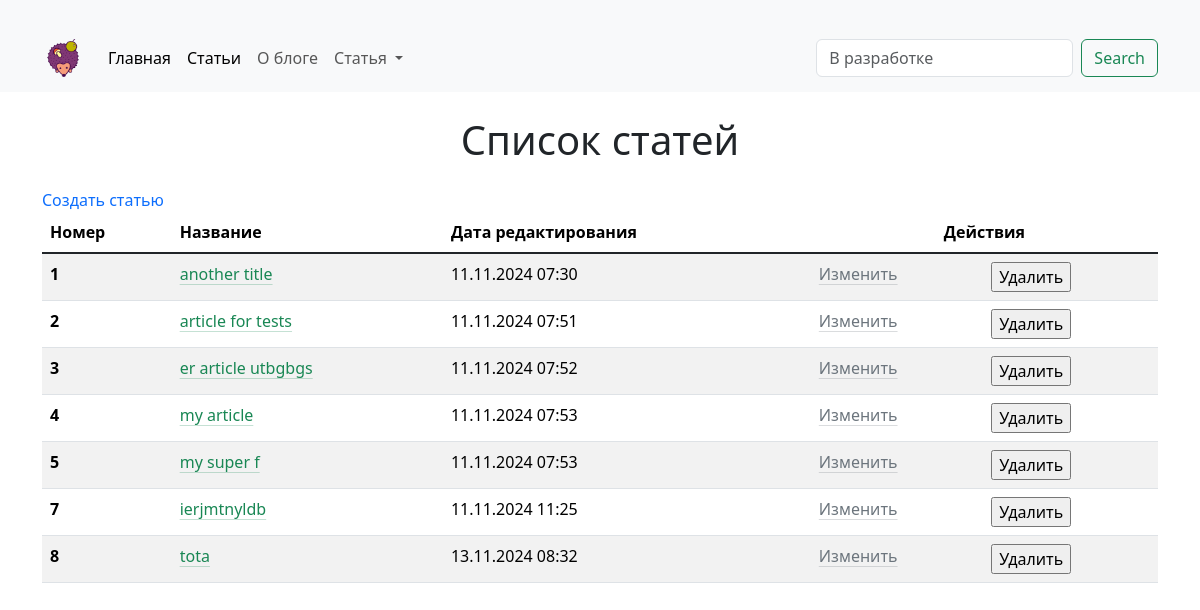
/articles/, run on an earlier commit of the app's database.
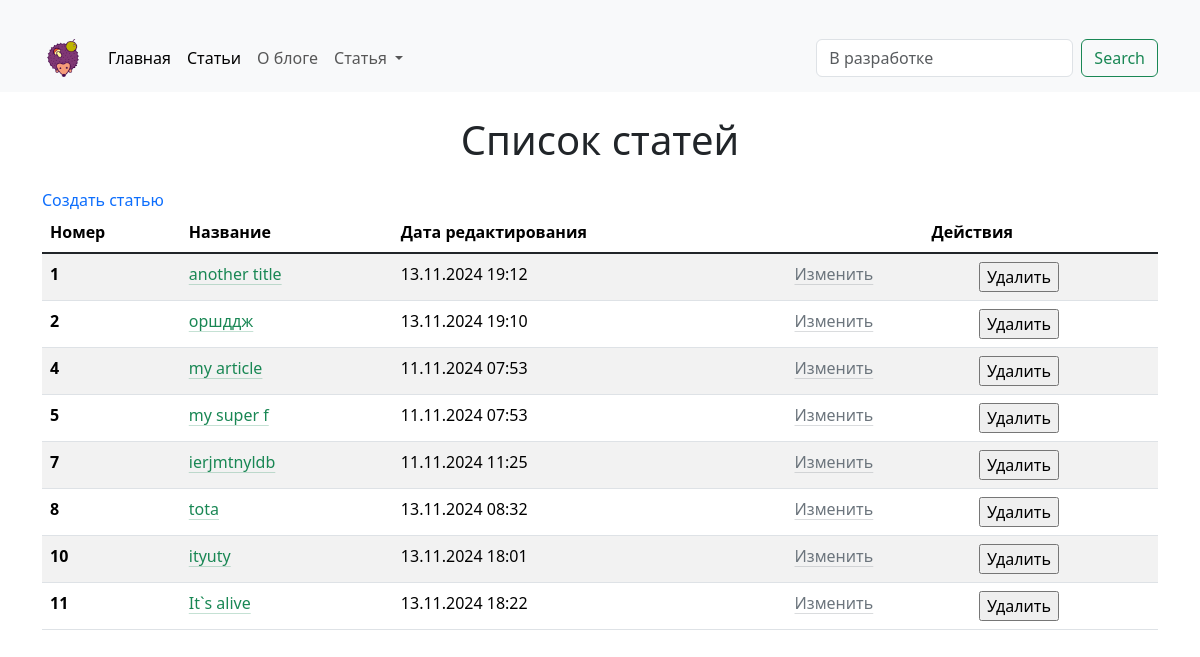
And on a later commit of the database.
### hexlet_django_blog/article/models.py (models this page shows, shortened)
class Article(models.Model):
    name = models.CharField(max_length=200)  # название статьи
    body = models.TextField()  # тело статьи
    created_at = models.DateTimeField(auto_now_add=True)
    updated_at = models.DateTimeField(auto_now=True)

### hexlet_django_blog/article/views.py (the view)
# urls.py: path("", views.ArticleView.as_view(), name="articles_list"),
class ArticleView(View):
    def get(self, request, *args, **kwargs):
        articles = Article.objects.all()[:15]
        return render(
            request,
            "articles/index.html",
            context={
                "articles": articles,
            },
        )

### hexlet_django_blog/templates/articles/index.html (shortened to what this page needs)
{% extends "base.html" %}
{% block header %}Список статей{% endblock %}
{% block content %}
<a class="link-primary link-underline-opacity-0" href="{% url 'article_create' %}">Создать статью</a>
<table class="table table-striped">
    <thead>
        <tr>
            <th scope="col">Номер</th>
            <th scope="col">Название</th>
            <th scope="col">Дата редактирования</th>
            <th class="text-center" colspan="2">Действия</th>
        </tr>
    </thead>
    <tbody class="table-group-divider">
        {% for article in articles %}
        <tr>
            <th class="px-2" scope="row">{{ article.id }}</th>
            <td class="px-2"><a
                    class="link-success link-offset-2 link-underline-opacity-25 link-underline-opacity-100-hover"
                    href="{% url 'article_info' article.id %}">{{ article.name }}</a></td>
            <td class="px-2">{{ article.updated_at|date:"d.m.Y H:i" }}</td>
            <td class="px-2">
                <h7><a class="link-secondary link-offset-2 link-underline-opacity-25 link-underline-opacity-100-hover"
                        href="{% url 'article_update' article.id %}">Изменить</a></h7>
            </td>
            <td>
                <form action="{% url 'article_delete' article.id %}" method="post">
                    <input type="submit" value="Удалить">
                </form>
            </td>
        </tr>
        {% endfor %}
    </tbody>
</table>
{% endblock %}

What changed in the data, as far as the page shows it:
removed Article: id "3", name "er article utbgbgs", updated_at "11.11.2024 07:52"
changed Article "another title": updated_at "11.11.2024 07:30" → "13.11.2024 19:12"
changed Article id 2: name "article for tests" → "оршддж"; updated_at "11.11.2024 07:51" → "13.11.2024 19:10"
added Article: id "10", name "ityuty", updated_at "13.11.2024 18:01"
added Article: id "11", name "It`s alive", updated_at "13.11.2024 18:22"
